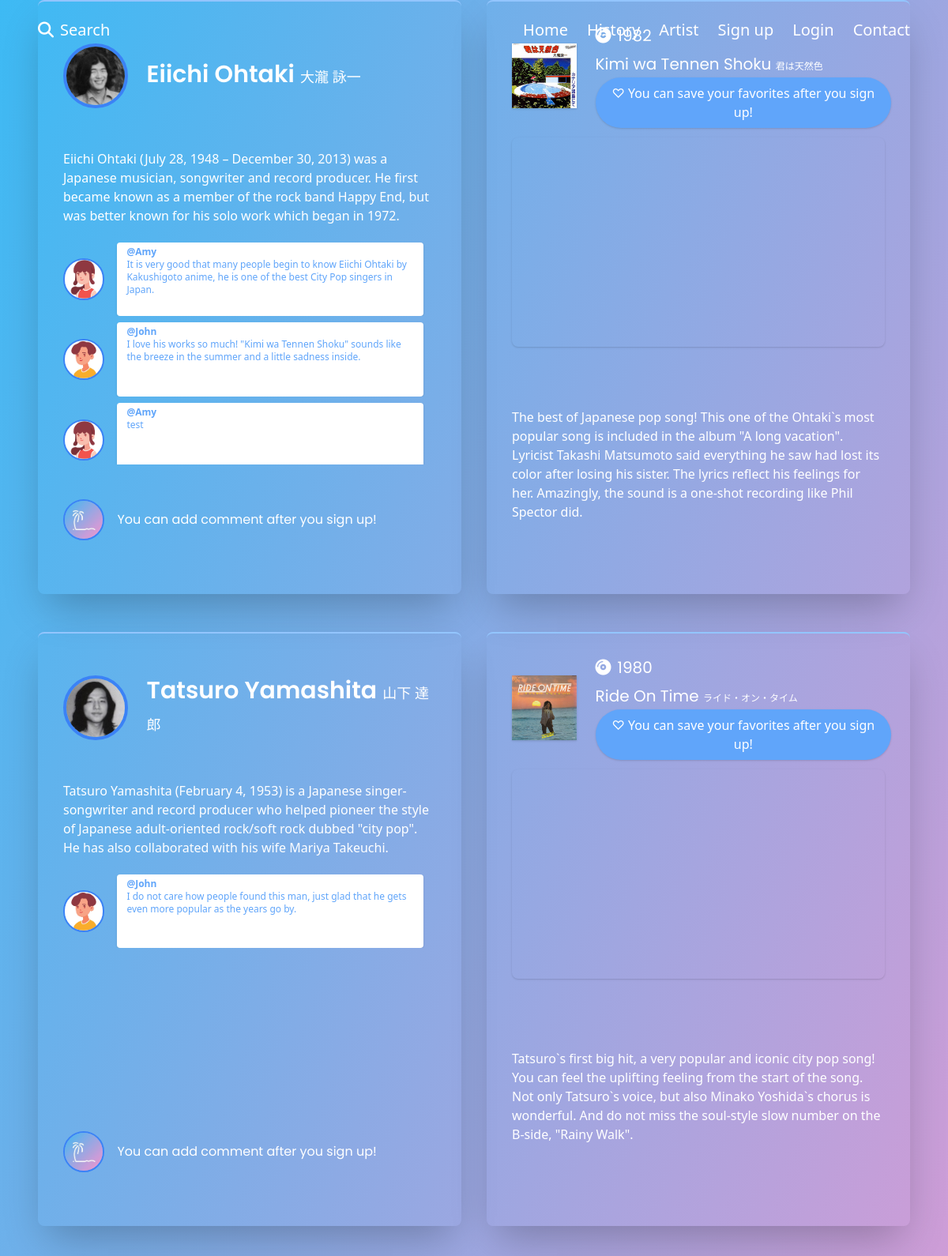
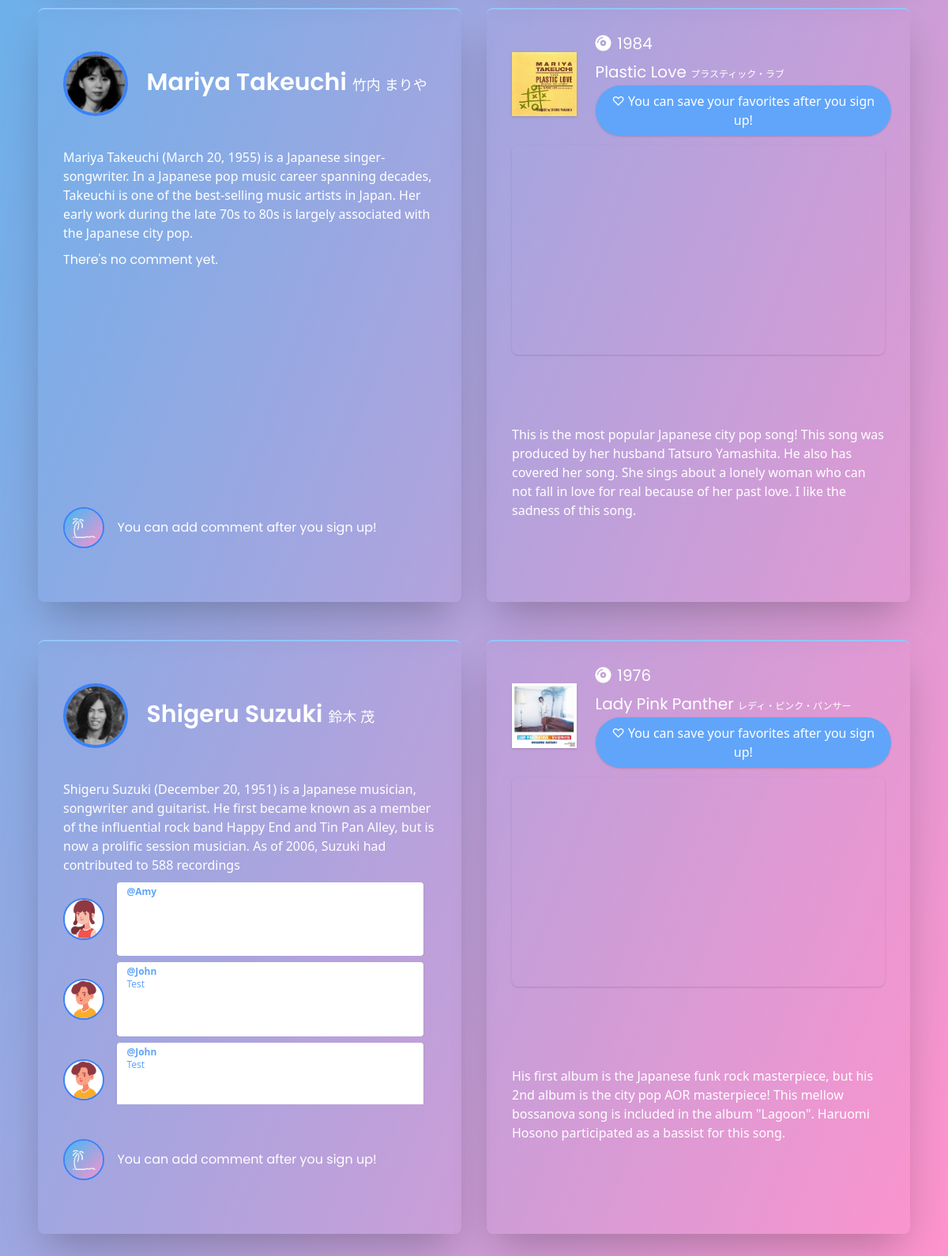
The page /artist on the database its author committed (2 pictures, top to bottom).
### flaskr/models.py (models this page shows, shortened)
class Artist(db.Model):
    __tablename__ = 'artists'
    id = db.Column(db.Integer, primary_key=True)
    from_album_id = db.Column(
        db.Integer, db.ForeignKey('albums.id'), index=True
    )
    year = db.Column(db.Integer)
    name = db.Column(db.String(128))
    name_j = db.Column(db.String(128))
    title = db.Column(db.String(128))
    title_j = db.Column(db.String(128))
    youtube = db.Column(db.Text)
    song_info = db.Column(db.Text)
    artist_info = db.Column(db.Text)
    song_picture_path = db.Column(db.Text)
    artist_picture_path = db.Column(db.Text)

class User(UserMixin, db.Model):
    __tablename__ = 'users'
    id = db.Column(db.Integer, primary_key=True)
    email = db.Column(db.String(64), unique=True, index=True)
    username = db.Column(db.String(64), index=True)
    password = db.Column(db.String(128))
    picture_path = db.Column(db.Text)
    create_at = db.Column(db.DateTime, default=datetime.now)
    update_at = db.Column(db.DateTime, default=datetime.now)
    @classmethod
    def select_user_by_id(cls, id):
        return cls.query.get(id)

class Comment(db.Model):
    __tablename__ = 'comments'
    id = db.Column(db.Integer, primary_key=True)
    from_user_id = db.Column(
        db.Integer, db.ForeignKey('users.id'), index=True
    )
    to_artist_id = db.Column(
        db.Integer, db.ForeignKey('artists.id'), index=True
    )
    comment = db.Column(db.Text)
    create_at = db.Column(db.DateTime, default=datetime.now)
    update_at = db.Column(db.DateTime, default=datetime.now)

### flaskr/artist/views.py (the view, shortened to what this page needs)
@artist_bp.route('', methods=['GET', 'POST'])
def artist():
    artists = Artist.query.all()
    comments = Comment.query.all()
    like_songs = LikeSong.query.all()
    users = User.query.all()
    user_id = current_user.get_id()
    user = User.select_user_by_id(user_id)
    form = LikeSongForm(request.form)
    form_c = CommentForm(request.form)
    if request.method == 'POST' and form_c.validate():
        new_comment = Comment(user_id, form_c.to_artist_id.data, form_c.comment.data)
        with db.session.begin(subtransactions=True):
            new_comment.create_comment()
        db.session.commit()
        flash("Your comment has been added!", "success")
    return render_template('artist/artist.html', artists=artists, comments=comments, like_songs=like_songs, users=users, user=user, form=form, form_c=form_c)

### flaskr/templates/artist/artist.html (shortened to what this page needs)
{% from "/_formhelpers.html" import render_field %}
{% extends "/base.html" %}
{% block content %}
{% for artist in artists %}
<div class="min-h-screen w-screen grid grid-cols-2 flex items-center p-8 md:p-12 xl:p-20 pt-20 md:pt-20 lg:pt-0 gap-8 box" id="{{ artist.name }}">
    <div class="h-screen lg:h-full col-span-2 lg:col-span-1 shadow-2xl rounded-lg box border-t-2 border-blue-300 p-4 sm:p-6">
        <div class="h-1/5 box flex items-center">
            <div class="h-full w-full grid grid-cols-5">
                <div class="h-full col-span-1 flex items-center box lg:p-2">
                    <img src="{{ url_for('static', filename=artist.artist_picture_path) }}" class="w-full rounded-full border-solid border-4 border-blue-500">
                </div>
                <div class="h-full col-span-4 flex items-center box">
                    <div class="pl-1 sm:pl-4 2xl:pl-8 box">
                        <h3 class="text-xl sm:text-3xl md:text-4xl lg:text-3xl xl:text-4xl 2xl:text-5xl font-semibold">
                            {{ artist.name }} <span>{{ artist.name_j }}</span>
                        </h3>
                    </div>
                </div>
            </div>
        </div>
        <div class="h-1/5 flex items-center px-2 box">
            <p class="text-sm sm:text-base 2xl:text-xl">
                {{ artist.artist_info }}
            </p>
        </div>
        <div class="h-2/5 flex items-center px-2 box">
            <div class="h-full w-full overflow-scroll">
                <div class="h-1/3 box">
                    {% set isCommented = {'isCommented':False} %}
                    {% for comment in comments %}
                        {% if artist.id == comment.to_artist_id %}
                        <div class="h-full w-full grid grid-cols-9 box mb-2 overflow-scroll">
                            {% for user in users %}
                            {% if comment.from_user_id == user.id %}
                            <div class="h-full col-span-1 flex items-center p-0 xl:p-1">
                                {% if user.picture_path %}
                                <img src="{{ url_for('static', filename=user.picture_path) }}" class="rounded-full border-solid border-2 xl:border-4 border-blue-500">
                                {% else %}
                                <img src="/static/image/logoa.jpg" class="rounded-full border-solid border-2 xl:border-4 border-blue-500">
                                {% endif %}
                            </div>
                            <div class="h-full col-span-8 flex items-center">
                                <div class="w-full h-full mx-2 sm:mx-4 2xl:mx-8 py-1 2xl:py-3 px-3 2xl:px-6 bg-white rounded shadow text-blue-400">
                                    <p class="text-xs sm:text-sm lg:text-xs xl:text-sm 2xl:text-lg font-semibold">
                                        @{{ user.username}}
                                    </p>
                                    <p class="text-xs sm:text-sm lg:text-xs xl:text-sm 2xl:text-base">{{ comment.comment }}</p>
                                </div>
                            </div>
                            {% endif %}
                            {% endfor %}
                        </div>
                        {% endif %}
                    {% endfor %}
                    {% if not isCommented.isCommented %}
                    <h2>There's no comment yet.</h2>
                    {% endif %}
                </div>
            </div>
        </div>
        <div class="h-1/5 flex items-center px-2 box">
            <div class="h-full w-full grid grid-cols-9 box">
                {% if current_user.is_authenticated %}
                <div class="h-full col-span-1 flex items-center p-0 xl:p-1">
                    {% if current_user.picture_path %}
                    <img src="{{ url_for('static', filename=current_user.picture_path) }}" class="rounded-full border-solid border-2 xl:border-4 border-blue-500">
                    {% else %}
                    <img src="/static/image/logoa.jpg" class="rounded-full border-solid border-2 xl:border-4 border-blue-500">
                    {% endif %}
                </div>
                <div class="h-full col-span-8 flex items-center flex items-center">
                    <form method="POST" class="w-full mx-2 sm:mx-4 2xl:mx-8">
                        {{form_c.csrf_token}}
                        {{ form_c.to_artist_id(value=artist.id) }}
                        <h4 class="text-base sm:text-lg 2xl:text-xl">
                            {{render_field(form_c.comment, rows="2", class="w-full text-xl text-gray-400 rounded shadow p-1 px-2 mt-1")}}
                        </h4>
                        <h4 class="text-base sm:text-lg 2xl:text-xl mt-2">
                            {{form_c.submit(class="bg-blue-400 hover:bg-blue-500 rounded-full outline-none py-2 px-4")}}
                        </h4>
                    </form>
                </div>
                {% else %}
                <div class="h-full col-span-1 flex items-center p-0 xl:p-1">
                    <img src="/static/image/logoa.jpg" class="rounded-full border-solid  border-2 xl:border-4 border-blue-500">
                </div>
                <div class="h-full col-span-8 flex items-center flex items-center">
                    <div class="w-full mx-2 sm:mx-4 2xl:mx-8">
                        <h4>You can add comment after you sign up!</h4>
                    </div>
                </div>
                {% endif %}
            </div>
        </div>
    </div>
    <div class="h-screen lg:h-full col-span-2 lg:col-span-1 shadow-2xl rounded-lg box border-t-2 border-blue-300 p-4 sm:p-6">
        <div class="h-1/5 box flex items-center">
            <div class="h-full w-full grid grid-cols-5">
                <div class="h-full col-span-1 flex items-center lg:p-2 box">
                    <img src="{{ url_for('static', filename=artist.song_picture_path) }}" alt="" class="w-full shadow">
                </div>
                <div class="h-full col-span-4 flex items-center box">
                    <div class="pl-2 sm:pl-4 2xl:pl-8 box">
                        <h4 class="text-lg sm:text-2xl lg:text-xl xl:text-2xl 2xl:text-4xl"><i class="fas fa-compact-disc mr-2"></i>{{ artist.year }}</h4>
                        <h4 class="text-base sm:text-2xl lg:text-xl xl:text-2xl 2xl:text-4xl pt-2">{{ artist.title }} <span>{{ artist.title_j }}</span></h4>
                        {% if current_user.is_authenticated %}
                        <form method="POST" class="mt-2">
                            {{ form.csrf_token }}
                            {{ form.from_user_id(value=current_user.id) }}
                            {{ form.to_artist_id(value=artist.id) }}
                            {% set isLiked = {'isLiked':False} %}
                            {% for like_song in like_songs %}
                                {% if like_song.from_user_id == current_user.id and like_song.to_artist_id == artist.id %}
                                <h5 class="text-base xl:text-xl">
                                    {{ form.submit(value="♥ Liked", class="bg-pink-400 hover:bg-transparent border-2 border-transparent hover:border-white py-1 sm:py-2 px-2 sm:px-4 rounded-full shadow hover:shadow-none focus:outline-none focus:bg-black focus:bg-opacity-5 cursor-pointer") }}
                                </h5>
                                {% endif %}
                            {% endfor %}
                            {% if not isLiked.isLiked %}
                                <h5 class="text-base xl:text-xl">
                                    {{ form.submit(class="bg-transparent border-2 border-white hover:bg-pink-400 hover:border-transparent py-1 sm:py-2 px-2 sm:px-4 rounded-full hover:shadow focus:outline-none focus:bg-pink-500 focus:shadow-inner cursor-pointer") }}
                                </h5>
                            {% endif %}
                        </form>
                        {% else %}
                        <h5 class="text-base xl:text-xl">
                            <a href="{{ url_for('signup.signup') }}">
                                <button class="bg-blue-400 hover:bg-blue-500 py-1 sm:py-2 px-2 sm:px-4 rounded-full shadow focus:outline-none">
                                    ♡ You can save your favorites after you sign up!
                                </button>
                            </a>
                        </h5>
                        {% endif %}
                    </div>
                </div>
            </div>
        </div>
        <div class="h-2/5 sm:h-3/5 lg:h-2/5 xl:h-3/5 flex items-center lg:p-2 2xl:pt-8 box">
            <iframe class="w-full h-full shadow rounded-lg" src="{{ artist.youtube }}" frameborder="0" allow="accelerometer; autoplay; encrypted-media; gyroscope; picture-in-picture" allowfullscreen></iframe>
        </div>
        <div class="h-2/5 sm:h-1/5 lg:h-2/5 xl:h-1/5 flex items-center px-2 box">
            <p class="text-base 2xl:text-xl">
                {{ artist.song_info }}
            </p>
        </div>
    </div>
</div>
{% endfor %}
{% endblock %}

### flaskr/static/css/base.css (style rules this page uses)
body { background: linear-gradient(to bottom right, #3dbaf4 0%, #ff93cd 100%); }
body:after { position: fixed; top: 0; left: 0; width: 100%; height: 100%; content: ""; background: linear-gradient(to bottom right, #3dbaf4 0%, #ff93cd 100%); z-index: -1; }
h2, h3, h4 { font-family: 'Poppins', sans-serif; }
span { font-size: 60%; font-weight: normal; }

### rows shown on the page
Artist: artist_picture_path (picture), name "Eiichi Ohtaki", name_j "大瀧 詠一", artist_info "Eiichi Ohtaki (July 28, 1948 – December 30, 2013) was a Japanese musician, songwriter and record producer. He first became known as a member of the rock band Happy End, but was better known for his solo work which began in 1972.", song_picture_path (picture), year "1982", title "Kimi wa Tennen Shoku", title_j "君は天然色", song_info "The best of Japanese pop song! This one of the Ohtaki`s most popular song is included in the album \"A long vacation\". Lyricist Takashi Matsumoto said everything he saw had lost its color after losing his sister. The lyrics reflect his feelings for her. Amazingly, the sound is a one-shot recording like Phil Spector did."
Comment: comment "It is very good that many people begin to know Eiichi Ohtaki by Kakushigoto anime, he is one of the best City Pop singers in Japan."
User: picture_path (picture), username "Amy"
Comment: comment "I love his works so much! \"Kimi wa Tennen Shoku\" sounds like the breeze in the summer and a little sadness inside."
User: picture_path (picture), username "John"
Comment: comment "test"
Artist: artist_picture_path (picture), name "Tatsuro Yamashita", name_j "山下 達郎", artist_info "Tatsuro Yamashita (February 4, 1953) is a Japanese singer-songwriter and record producer who helped pioneer the style of Japanese adult-oriented rock/soft rock dubbed \"city pop\". He has also collaborated with his wife Mariya Takeuchi.", song_picture_path (picture), year "1980", title "Ride On Time", title_j "ライド・オン・タイム", song_info "Tatsuro`s first big hit, a very popular and iconic city pop song! You can feel the uplifting feeling from the start of the song. Not only Tatsuro`s voice, but also Minako Yoshida`s chorus is wonderful. And do not miss the soul-style slow number on the B-side, \"Rainy Walk\"."
Comment: comment "I do not care how people found this man, just glad that he gets even more popular as the years go by."
Artist: artist_picture_path (picture), name "Mariya Takeuchi", name_j "竹内 まりや", artist_info "Mariya Takeuchi (March 20, 1955) is a Japanese singer-songwriter. In a Japanese pop music career spanning decades, Takeuchi is one of the best-selling music artists in Japan. Her early work during the late 70s to 80s is largely associated with the Japanese city pop.", shows "There's no comment yet.", song_picture_path (picture), year "1984", title "Plastic Love", title_j "プラスティック・ラブ", song_info "This is the most popular Japanese city pop song! This song was produced by her husband Tatsuro Yamashita. He also has covered her song. She sings about a lonely woman who can not fall in love for real because of her past love. I like the sadness of this song."
Artist: artist_picture_path (picture), name "Shigeru Suzuki", name_j "鈴木 茂", artist_info "Shigeru Suzuki (December 20, 1951) is a Japanese musician, songwriter and guitarist. He first became known as a member of the influential rock band Happy End and Tin Pan Alley, but is now a prolific session musician. As of 2006, Suzuki had contributed to 588 recordings", song_picture_path (picture), year "1976", title "Lady Pink Panther", title_j "レディ・ピンク・パンサー", song_info "His first album is the Japanese funk rock masterpiece, but his 2nd album is the city pop AOR masterpiece! This mellow bossanova song is included in the album \"Lagoon\". Haruomi Hosono participated as a bassist for this song."
Comment: comment "Test"
Comment: comment "Test"
